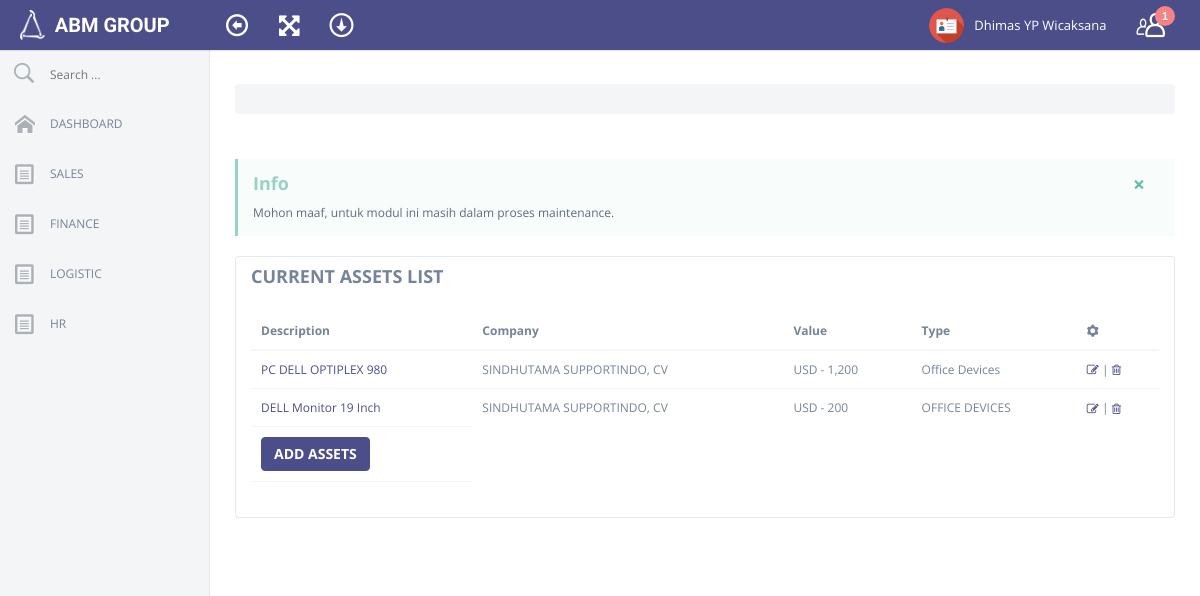
The app's page /current.php (signed in) with its own data.
### tables this page shows
CREATE TABLE IF NOT EXISTS `employee` (
`id_karyawan` int(255) NOT NULL,
  `no_pegawai` int(255) DEFAULT NULL,
  `join_date` varchar(100) DEFAULT '',
  `status_karyawan` varchar(1000) DEFAULT '',
  `kode_company` varchar(100) DEFAULT '',
  `nama_depan` varchar(1000) DEFAULT '',
  `nama_tengah` varchar(1000) DEFAULT '',
  `nama_belakang` varchar(1000) DEFAULT '',
  `tempat_lahir` varchar(1000) DEFAULT '',
  `ttl_karyawan` varchar(1000) DEFAULT '',
  `alamat_karyawan` varchar(1000) DEFAULT '',
  `kota_karyawan` varchar(1000) DEFAULT '',
  `kodepos_karyawan` int(255) DEFAULT NULL,
  `propinsi_karyawan` varchar(1000) DEFAULT '',
  `negara_karyawan` varchar(1000) DEFAULT '',
  `telpon_karyawan` varchar(1000) DEFAULT '',
  `mobile_karyawan` varchar(1000) DEFAULT '',
  `email_karyawan` varchar(1000) DEFAULT '',
  `job_tittle` varchar(1000) DEFAULT '',
  `basic_salary` int(255) DEFAULT NULL,
  `meals_salary` int(255) DEFAULT NULL,
  `npwp` varchar(1000) DEFAULT '',
  `bpjs` varchar(1000) DEFAULT '',
  `sex` varchar(1000) DEFAULT '',
  `martial_status` varchar(1000) DEFAULT '',
  `spouse_name` varchar(1000) DEFAULT '',
  `no_child` int(10) DEFAULT NULL,
  `emergency_contact` varchar(1000) DEFAULT '',
  `emergency_phone` varchar(1000) DEFAULT '',
  `id_type` varchar(1000) DEFAULT '',
  `id_no` varchar(1000) DEFAULT '',
  `foto` varchar(1000) DEFAULT '',
  `status` int(10) DEFAULT NULL,
  `vis` int(10) DEFAULT NULL,
  `create_user` varchar(1000) DEFAULT '',
  `create_date` varchar(1000) DEFAULT '',
  `modified_user` varchar(1000) DEFAULT '',
  `modified_date` varchar(1000) DEFAULT ''
);

CREATE TABLE IF NOT EXISTS `ca` (
`id_ca` int(255) NOT NULL,
  `assets_name` varchar(1000) NOT NULL,
  `type` varchar(100) NOT NULL,
  `value` int(100) NOT NULL,
  `currency_no` int(100) NOT NULL,
  `company_no` int(100) NOT NULL,
  `date` varchar(100) NOT NULL,
  `remark` text NOT NULL,
  `picture` varchar(1000) NOT NULL,
  `vis` int(10) NOT NULL,
  `create_user` varchar(100) NOT NULL,
  `create_date` varchar(100) NOT NULL,
  `modified_user` varchar(100) NOT NULL,
  `modified_date` varchar(100) NOT NULL
);

CREATE TABLE IF NOT EXISTS `company` (
`id_company` int(255) NOT NULL,
  `akta_notaris` varchar(1000) NOT NULL DEFAULT '',
  `npwp` varchar(100) DEFAULT NULL,
  `type_industry` varchar(1000) DEFAULT NULL,
  `skala_usaha` varchar(100) DEFAULT NULL,
  `kode_company` varchar(1000) NOT NULL,
  `nama_company` varchar(1000) NOT NULL,
  `kota_lahir` varchar(100) NOT NULL,
  `tanggal_lahir` varchar(100) NOT NULL,
  `direktur` varchar(1000) NOT NULL,
  `coms_1` varchar(1000) DEFAULT NULL,
  `coms_2` varchar(1000) DEFAULT NULL,
  `alamat_company` text NOT NULL,
  `kota_company` varchar(1000) NOT NULL,
  `kodepos_company` int(255) NOT NULL,
  `propinsi_company` varchar(1000) NOT NULL,
  `negara_company` varchar(1000) NOT NULL,
  `telpon_company` varchar(1000) NOT NULL,
  `email_company` varchar(1000) NOT NULL,
  `situs` varchar(100) NOT NULL,
  `domain` varchar(1000) NOT NULL,
  `vis` int(10) NOT NULL,
  `create_user` varchar(1000) NOT NULL,
  `create_date` varchar(1000) NOT NULL,
  `modified_user` varchar(1000) NOT NULL,
  `modified_date` varchar(1000) NOT NULL
);

CREATE TABLE IF NOT EXISTS `currency` (
`idCurrency` int(255) NOT NULL,
  `description` varchar(1000) NOT NULL,
  `symbol` varchar(1000) NOT NULL,
  `nation` varchar(1000) NOT NULL,
  `vis` int(10) NOT NULL,
  `createUser` varchar(1000) NOT NULL,
  `createDate` varchar(1000) NOT NULL,
  `modUser` varchar(1000) NOT NULL,
  `modDate` varchar(1000) NOT NULL
);

### current.php (the view, shortened to what this page needs)
<?PHP
    $id2=$_SESSION['SESS_MEMBER_ID'];
    $tampil= mysql_query("select * from user where id_pegawai='$id2'");
    $data_tampil = mysql_fetch_array($tampil);
    $kd_role = $data_tampil['role'];
    $peg = $data_tampil['nama_pegawai'];
    $today = date("j/m/Y");
  if ($kd_role == "1") {
    include ("head_meta.php");
?>
<body>
<?PHP
include ("header.php");
include ("sidebar.php");
?>
<div id=content>
  <div class=content-wrapper>
    <div class="row">
      <div class="col-lg-12 heading">
        <br>
        <ul id="crumb" class="breadcrumb">
        </ul>
      </div>
    </div>
    <div class=outlet>
      <div class=row>
        <div class=col-lg-12>
          <div class="bs-callout bs-callout-info fade in">
            <button type=button class=close data-dismiss=alert aria-hidden=true>&times;</button>
            <h4>Info</h4>
            <p>Mohon maaf, untuk modul ini masih dalam proses maintenance.</p>
          </div>
        </div>
      </div>
      <div class=row>
        <div class=col-lg-12>
          <div class="panel panel-default plain panelRefresh">
            <div class="panel-heading white-bg">
              <h4>CURRENT ASSETS LIST</h4>
            </div>
            <div class=panel-body>
              <table class="table display" id=datatable>
                <thead>
                  <tr>
                    <th>Description
                    <th>Company
                    <th>Value
                    <th>Type
                    <th><i class="im-cog"></i>
                <tbody>
                <?PHP
                  $qt= mysql_query("select * from ca where vis='0' order by id_ca asc limit 0, 10001");
                    While($qt2= mysql_fetch_assoc($qt))
                      {
                        echo '<tr class="odd gradeX">';
                        echo '<td><a href="#.php?po='.$qt2["id_ca"].'" target="_Blank">'.$qt2['assets_name'];
                          $empl=$qt2['company_no'];
                          $empl2= mysql_query("select * from `company` where id_company='$empl'") or die(mysql_error());
                          $empl3= mysql_result($empl2, 0, 'nama_company');
                        echo '<td>'.$empl3;
                          $kurs=$qt2['currency_no'];
                          $kurs2= mysql_query("select * from `currency` where idCurrency='$kurs'") or die(mysql_error());
                          $kurs3= mysql_result($kurs2, 0, 'symbol');
                          $vl=$qt2['value'];
                        echo '<td>'.$kurs3.' - '.number_format("$vl",0);
                          $empl4=$qt2['type'];
                        echo '<td>'.$empl4;
                        echo '<td><a href="edit_ca.php?kd='.$qt2["id_ca"].'" target="_Blank"><i class="fa-edit"></i></a> | ';
                        echo '<a href="sys/engine/hapus_ca.php?kd='.$qt2["id_ca"].'&&dt='.$today.'&&pg='.$peg.'&&clt='.$qt2["id_ca"].'&&swch=1" onclick=\'return confirm("Anda yakin ingin menghapus?")\'><i class="fa-trash"></i></a>';
                      }
                ?>
                <tfoot>
                  <tr>
                    <th>
                      <a href="add_current.php" target="_Blank"><button type=button class="btn btn-primary">ADD ASSETS</button></a>
              </table>
            </div>
          </div>
        </div>
      </div>
    </div>
  </div>
</div>
<?PHP   }  else { header("Location: error_page.php"); } ?>

### header.php (shortened to what this page needs)
Start #header -->
<div id="header">
  <div class=container-fluid>
    <div class=navbar>
      <div class="navbar-header">
        <a class=navbar-brand href=dashboard.php>
          <img style="margin: 5px 5px 10px 20px;" width="25" height="30" src=assets/img/logo01.png>
            <span class=text-logo>ABM GROUP</span><span class=text-slogan></span></a></div>
              <nav class=top-nav role=navigation>
                <ul class="nav navbar-nav pull-left">
                  <li id="toggle-sidebar-li"><a href=# id="toggle-sidebar"><i class=en-arrow-left2></i></a></li>
                  <li><a href=# class=full-screen><i class=fa-fullscreen></i></a></li>
                  <li><a href=# id="toggle-header-area"><i class=ec-download></i></a></li>
                </ul>
        <ul class="nav navbar-nav pull-right">
          <?PHP
                $idu= $data_tampil['nama_pegawai'];
                $idu2= mysql_query("select * from employee where nama_depan='$idu'") or die(mysql_error());
                $idu4= mysql_result($idu2, 0, 'nama_depan');
                $idu5= mysql_result($idu2, 0, 'nama_tengah');
                $idu6= mysql_result($idu2, 0, 'nama_belakang');
          ?>
          <li class=dropdown>
            <a href=# data-toggle=dropdown>
              <img class=user-avatar src=assets/img/ico/profile.png >
              <?PHP echo $idu4 ?> <?PHP echo $idu5 ?> <?PHP echo $idu6 ?>
            </a>
          </li>
          <li id="toggle-right-sidebar-li"><a href=# id="toggle-right-sidebar"><i class="ec-users"></i> <span class="notification">1</span></a></li>
        </ul>
      </nav>
    </div>
  </div>
</div>

### records on screen
employee: nama_depan "Dhimas", nama_belakang "YP Wicaksana"
ca: assets_name "PC DELL OPTIPLEX 980", company.nama_company "SINDHUTAMA SUPPORTINDO, CV", currency.symbol "USD", value "1,200", type "Office Devices"
ca: assets_name "DELL Monitor 19 Inch", company.nama_company "SINDHUTAMA SUPPORTINDO, CV", currency.symbol "USD", value "200", type "OFFICE DEVICES"
